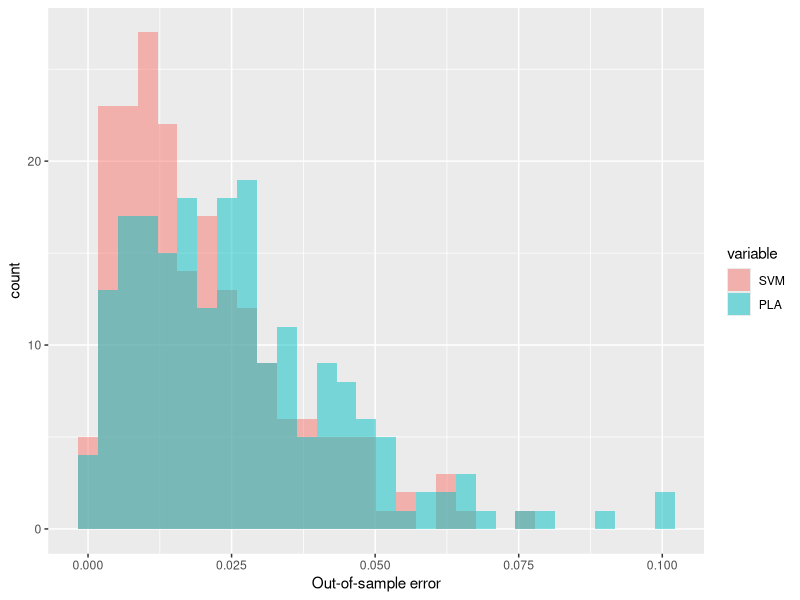

Here is the R script that generated this plot:
library(quadprog)
Result <- NULL
Eout <- NULL
run <- 0
while(run < 200)
{
  repeat{
  ## Pick a line
  x1l <- runif(2,-1,1)
  x2l <- runif(2,-1,1)
  slopel <- diff(x2l )/diff(x1l)
  interceptl <- x2l[1]-slopel*x1l[1]
  ## Create training data
  n <- 50
  x1_tr <- runif(n,-1,1)
  x2_tr <- runif(n,-1,1)
  intercept_tr <- rep(1,n)
  data_tr<- cbind(intercept_tr,x1_tr,x2_tr)
  y_tr <- ifelse(x2_tr>interceptl+slopel*x1_tr,+1,-1)
  if(any(y_tr==1)&any(y_tr==-1))
  {break}
  }
  ## Create test data
  n_ts <- 10000
  x1_ts <- runif(n_ts,-1,1)
  x2_ts <- runif(n_ts,-1,1)
  intercept_ts <- rep(1,n_ts)
  data_ts <- cbind(intercept_ts,x1_ts,x2_ts)
  y_ts <- ifelse(x2_ts>interceptl+slopel*x1_ts,+1,-1)
  
  ## PLA training
  data_pla <- data_tr
  w_pla <- c(0,0,0)
  y_pla <- w_pla %*% t(data_pla)
  
  while (any(sign(y_pla)!=sign(y_tr)))
  {
    l <- which(sign(y_pla)!=sign(y_tr))
    ifelse(length(l)>1,choice <- sample(l,1),choice <- l)
    w_pla <- w_pla+(y_tr[choice]%*% data_pla[choice,])
    y_pla <- w_pla%*% t(data_pla)
  }
  ## PLA test
  pla_ts <- sign(w_pla%*% t(data_ts))
  PLA <-length(which(pla_ts!=y_ts))/n_ts 
  
  ## SVM training
  data_svm <- data_tr[,-1]
  M <- matrix(NA,nrow = n,ncol=n)
  for (i in 1:n)
  {for (j in 1:n)
  {
    M[i,j] <- y_tr[i]*y_tr[j]*(t(data_svm[i,])%*%data_svm[j,])
  }
  }
  d <- rep(1,n)
  A <- cbind(y_tr,diag(n))
  b <- rep(0,n+1)
  modification <- 1e-13
  M <- M + modification * diag(n)
  QP<-solve.QP(Dmat = M,  dvec = d,Amat=A,bvec=b,meq=1)
  alpha <- c(QP$solution)
  w_svm <- (QP$solution * y_tr)%*% data_svm
  sv <- which(QP$solution==max(QP$solution)) #pick the largest alpha to solve for b
  b <- y_tr[sv]-w_svm%*%data_svm[sv,]
  w_svm_f <- cbind(b,w_svm)
  
  # SVMEout
  svm_ts<- sign(w_svm_f %*% t(data_ts))
  SVM <-length(which(svm_ts!=y_ts))/n_ts
  Eout <- rbind(Eout,cbind(SVM,PLA))
  run <- run +1
}
Eout <- data.frame(Eout)
length(which(Eout$SVM<Eout$PLA))/nrow(Eout)

library(ggplot2)
library(reshape2)
Eout <- melt(Eout)
ggplot(Eout, aes(value, fill = variable)) + 
  geom_histogram(alpha = 0.5, position = 'identity')+
  xlab("Out-of-sample error")


